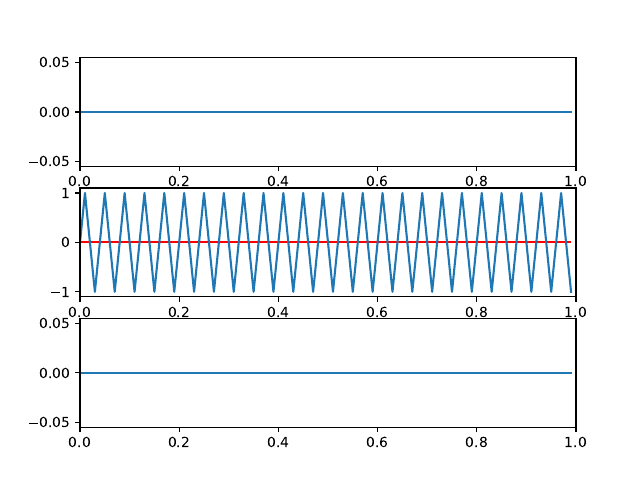

Write the Python code that produced this figure.
import numpy as np
import matplotlib.pyplot as plt

fs = 100
fv = [fs/2, fs/4, 0]
A = 1
time_axes = np.linspace(0, 1, fs, endpoint=False)
s = [0]*len(fv)

fig, ax = plt.subplots(nrows=len(fv), ncols=1)

for i in range(len(fv)):
    s[i] = np.round(A*np.sin(2*np.pi*fv[i]*time_axes), 4)
    #s[i] = time_axes
    ax[i].set_xlim(0, 1)
    ax[i].hlines(0, time_axes[0], time_axes[-1], color='r')
    ax[i].plot(time_axes, s[i])

# probabil pentru fs/2 afiseaza linia 0 din cauza
# teoremei Nyquist: fs > f*2, altfel va fi aliasing
# daca pun fs/2.01 nu mai afiseaza zero constant
plt.savefig('ex6.pdf')
plt.show()